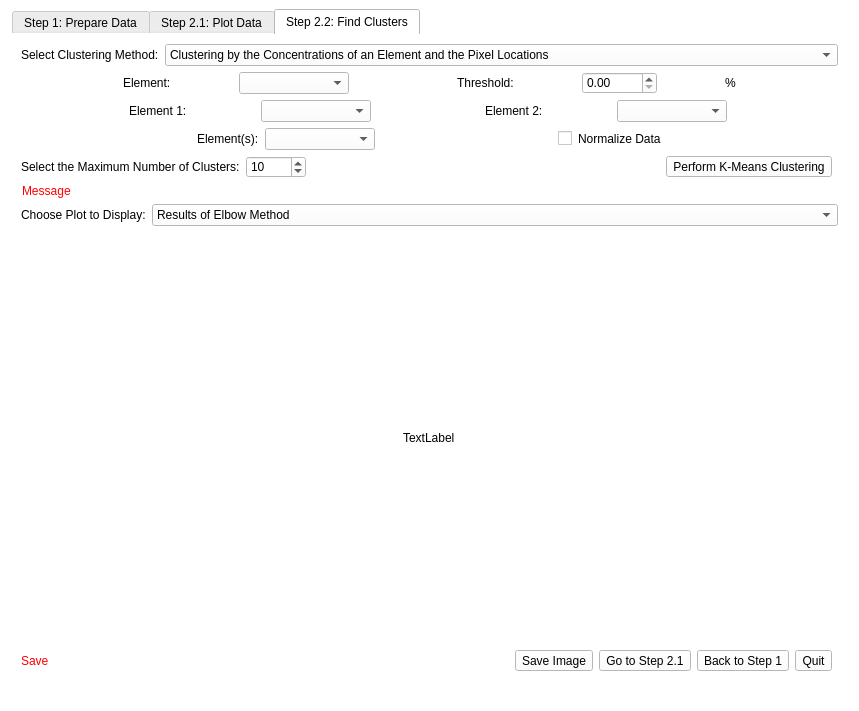
<?xml version="1.0" encoding="UTF-8"?>
<ui version="4.0">
 <class>MainWindow</class>
 <widget class="QMainWindow" name="MainWindow">
  <property name="geometry">
   <rect>
    <x>0</x>
    <y>0</y>
    <width>859</width>
    <height>711</height>
   </rect>
  </property>
  <property name="windowTitle">
   <string>MainWindow</string>
  </property>
  <property name="styleSheet">
   <string notr="true">background-color: rgb(255, 255, 255);
alternate-background-color: rgb(125, 128, 128);
border-color: rgb(125, 128, 128);
color: rgb(0, 0, 0);
selection-color: rgba(0, 0, 0, 128);
selection-background-color: rgba(125, 128, 128, 128);</string>
  </property>
  <widget class="QWidget" name="centralwidget">
   <layout class="QGridLayout" name="gridLayout">
    <item row="0" column="0">
     <widget class="QTabWidget" name="tabWidget">
      <property name="sizePolicy">
       <sizepolicy hsizetype="Expanding" vsizetype="Expanding">
        <horstretch>110</horstretch>
        <verstretch>0</verstretch>
       </sizepolicy>
      </property>
      <property name="maximumSize">
       <size>
        <width>835</width>
        <height>16777215</height>
       </size>
      </property>
      <property name="styleSheet">
       <string notr="true">border-color: rgb(125, 128, 128);
border-right-color: rgb(125, 128, 128);
border-top-color: rgb(125, 128, 128);</string>
      </property>
      <property name="currentIndex">
       <number>2</number>
      </property>
      <widget class="QWidget" name="tab_step1">
       <attribute name="title">
        <string>Step 1: Prepare Data</string>
       </attribute>
       <layout class="QVBoxLayout" name="verticalLayout_3">
        <item>
         <spacer name="horizontalSpacer1">
          <property name="orientation">
           <enum>Qt::Horizontal</enum>
          </property>
          <property name="sizeHint" stdset="0">
           <size>
            <width>40</width>
            <height>20</height>
           </size>
          </property>
         </spacer>
        </item>
        <item>
         <layout class="QHBoxLayout" name="horizontalLayout15">
          <item>
           <widget class="QLabel" name="label18">
            <property name="text">
             <string>Select the Type of Input Data:</string>
            </property>
           </widget>
          </item>
         </layout>
        </item>
        <item>
         <widget class="QRadioButton" name="radioButton_directory">
          <property name="text">
           <string>A Directory Containing .txt Files</string>
          </property>
         </widget>
        </item>
        <item>
         <widget class="QRadioButton" name="radioButton_pckl">
          <property name="text">
           <string>A .pckl File That Stores a Variable of Class ElementBook</string>
          </property>
         </widget>
        </item>
        <item>
         <layout class="QHBoxLayout" name="horizontalLayout1">
          <item>
           <widget class="QLabel" name="label1">
            <property name="sizePolicy">
             <sizepolicy hsizetype="Maximum" vsizetype="Preferred">
              <horstretch>0</horstretch>
              <verstretch>0</verstretch>
             </sizepolicy>
            </property>
            <property name="maximumSize">
             <size>
              <width>98</width>
              <height>16777215</height>
             </size>
            </property>
            <property name="text">
             <string>Get Data From:   </string>
            </property>
           </widget>
          </item>
          <item>
           <widget class="QLineEdit" name="lineEdit_path1"/>
          </item>
          <item>
           <widget class="QToolButton" name="toolButton_browse1">
            <property name="text">
             <string>Browse</string>
            </property>
           </widget>
          </item>
         </layout>
        </item>
        <item>
         <layout class="QHBoxLayout" name="horizontalLayout2">
          <item>
           <widget class="QLabel" name="label2">
            <property name="sizePolicy">
             <sizepolicy hsizetype="Preferred" vsizetype="Preferred">
              <horstretch>0</horstretch>
              <verstretch>0</verstretch>
             </sizepolicy>
            </property>
            <property name="maximumSize">
             <size>
              <width>100</width>
              <height>16777215</height>
             </size>
            </property>
            <property name="text">
             <string>Save Images To:</string>
            </property>
           </widget>
          </item>
          <item>
           <widget class="QLineEdit" name="lineEdit_path2"/>
          </item>
          <item>
           <widget class="QToolButton" name="toolButton_browse2">
            <property name="text">
             <string>Browse</string>
            </property>
           </widget>
          </item>
         </layout>
        </item>
        <item>
         <widget class="QWidget" name="widget_thresholdData" native="true">
          <layout class="QHBoxLayout" name="horizontalLayout3">
           <property name="leftMargin">
            <number>2</number>
           </property>
           <property name="topMargin">
            <number>0</number>
           </property>
           <property name="rightMargin">
            <number>0</number>
           </property>
           <property name="bottomMargin">
            <number>0</number>
           </property>
           <item>
            <widget class="QLabel" name="label3">
             <property name="text">
              <string>Threshold:</string>
             </property>
            </widget>
           </item>
           <item>
            <widget class="QDoubleSpinBox" name="doubleSpinBox_thresholdData">
             <property name="sizePolicy">
              <sizepolicy hsizetype="Maximum" vsizetype="Fixed">
               <horstretch>100</horstretch>
               <verstretch>0</verstretch>
              </sizepolicy>
             </property>
             <property name="maximumSize">
              <size>
               <width>190</width>
               <height>16777215</height>
              </size>
             </property>
             <property name="decimals">
              <number>15</number>
             </property>
             <property name="maximum">
              <double>1000.000000000000000</double>
             </property>
             <property name="value">
              <double>0.000000000000000</double>
             </property>
            </widget>
           </item>
           <item>
            <widget class="QLabel" name="label4">
             <property name="text">
              <string>units</string>
             </property>
            </widget>
           </item>
           <item>
            <spacer name="horizontalSpacer2">
             <property name="orientation">
              <enum>Qt::Horizontal</enum>
             </property>
             <property name="sizeHint" stdset="0">
              <size>
               <width>40</width>
               <height>20</height>
              </size>
             </property>
            </spacer>
           </item>
          </layout>
         </widget>
        </item>
        <item>
         <layout class="QHBoxLayout" name="horizontalLayout4">
          <item>
           <widget class="QLabel" name="label_error">
            <property name="styleSheet">
             <string notr="true">color: rgb(255, 0, 0);</string>
            </property>
            <property name="text">
             <string>Error Message</string>
            </property>
           </widget>
          </item>
          <item>
           <widget class="QToolButton" name="toolButton_checkInputs">
            <property name="text">
             <string>Check Inputs</string>
            </property>
           </widget>
          </item>
         </layout>
        </item>
        <item>
         <layout class="QHBoxLayout" name="horizontalLayout17">
          <item>
           <widget class="QLabel" name="label_warning">
            <property name="styleSheet">
             <string notr="true">color: rgb(255, 0, 0);</string>
            </property>
            <property name="text">
             <string>Warning</string>
            </property>
           </widget>
          </item>
         </layout>
        </item>
        <item>
         <spacer name="verticalSpacer3">
          <property name="orientation">
           <enum>Qt::Vertical</enum>
          </property>
          <property name="sizeHint" stdset="0">
           <size>
            <width>20</width>
            <height>40</height>
           </size>
          </property>
         </spacer>
        </item>
        <item>
         <layout class="QHBoxLayout" name="horizontalLayout5">
          <item>
           <spacer name="horizontalSpacer4">
            <property name="orientation">
             <enum>Qt::Horizontal</enum>
            </property>
            <property name="sizeHint" stdset="0">
             <size>
              <width>40</width>
              <height>20</height>
             </size>
            </property>
           </spacer>
          </item>
          <item>
           <widget class="QToolButton" name="toolButton_1to21">
            <property name="text">
             <string>Go to Step 2.1</string>
            </property>
           </widget>
          </item>
          <item>
           <widget class="QToolButton" name="toolButton_1to22">
            <property name="text">
             <string>Go to Step 2.2</string>
            </property>
           </widget>
          </item>
          <item>
           <widget class="QToolButton" name="toolButton_quit1">
            <property name="text">
             <string>Quit</string>
            </property>
           </widget>
          </item>
         </layout>
        </item>
        <item>
         <spacer name="horizontalSpacer17">
          <property name="orientation">
           <enum>Qt::Horizontal</enum>
          </property>
          <property name="sizeHint" stdset="0">
           <size>
            <width>40</width>
            <height>20</height>
           </size>
          </property>
         </spacer>
        </item>
        <item>
         <widget class="Line" name="line">
          <property name="orientation">
           <enum>Qt::Horizontal</enum>
          </property>
         </widget>
        </item>
        <item>
         <layout class="QHBoxLayout" name="horizontalLayout16">
          <item>
           <widget class="QLabel" name="label5">
            <property name="text">
             <string>NOTES</string>
            </property>
           </widget>
          </item>
         </layout>
        </item>
        <item>
         <widget class="QLabel" name="label6">
          <property name="text">
           <string>° Threshold is used to reduce noises in X-Ray signals. Any concentrations lower than the chosen threshold value will be set to zero.</string>
          </property>
         </widget>
        </item>
        <item>
         <widget class="QLabel" name="label7">
          <property name="text">
           <string>° After filling in the information, press 'Check Inputs' to see if any errors are produced while loading the data into the program.</string>
          </property>
         </widget>
        </item>
       </layout>
      </widget>
      <widget class="QWidget" name="tab_step21">
       <attribute name="title">
        <string>Step 2.1: Plot Data</string>
       </attribute>
       <layout class="QVBoxLayout" name="verticalLayout_5">
        <item>
         <layout class="QVBoxLayout" name="verticalLayout6">
          <property name="leftMargin">
           <number>3</number>
          </property>
          <property name="rightMargin">
           <number>3</number>
          </property>
          <item>
           <layout class="QHBoxLayout" name="horizontalLayout7">
            <property name="rightMargin">
             <number>6</number>
            </property>
            <item>
             <widget class="QWidget" name="widget8" native="true">
              <layout class="QHBoxLayout" name="horizontalLayout_14">
               <property name="leftMargin">
                <number>0</number>
               </property>
               <property name="rightMargin">
                <number>0</number>
               </property>
               <item>
                <spacer name="horizontalSpacer18">
                 <property name="orientation">
                  <enum>Qt::Horizontal</enum>
                 </property>
                 <property name="sizeHint" stdset="0">
                  <size>
                   <width>40</width>
                   <height>20</height>
                  </size>
                 </property>
                </spacer>
               </item>
               <item>
                <widget class="QLabel" name="label8">
                 <property name="sizePolicy">
                  <sizepolicy hsizetype="Maximum" vsizetype="Preferred">
                   <horstretch>0</horstretch>
                   <verstretch>2</verstretch>
                  </sizepolicy>
                 </property>
                 <property name="maximumSize">
                  <size>
                   <width>112</width>
                   <height>16777215</height>
                  </size>
                 </property>
                 <property name="text">
                  <string>Select an Element:</string>
                 </property>
                </widget>
               </item>
               <item>
                <widget class="QComboBox" name="comboBox_elementPlot">
                 <property name="sizePolicy">
                  <sizepolicy hsizetype="Maximum" vsizetype="Fixed">
                   <horstretch>110</horstretch>
                   <verstretch>0</verstretch>
                  </sizepolicy>
                 </property>
                 <property name="maximumSize">
                  <size>
                   <width>110</width>
                   <height>16777215</height>
                  </size>
                 </property>
                </widget>
               </item>
               <item>
                <widget class="QToolButton" name="toolButton_plotData">
                 <property name="text">
                  <string>Plot Data</string>
                 </property>
                </widget>
               </item>
               <item>
                <spacer name="horizontalSpacer5">
                 <property name="orientation">
                  <enum>Qt::Horizontal</enum>
                 </property>
                 <property name="sizeHint" stdset="0">
                  <size>
                   <width>40</width>
                   <height>20</height>
                  </size>
                 </property>
                </spacer>
               </item>
              </layout>
             </widget>
            </item>
           </layout>
          </item>
          <item alignment="Qt::AlignHCenter">
           <widget class="QLabel" name="label_errorPlot">
            <property name="styleSheet">
             <string notr="true">color: rgb(255, 0, 0);</string>
            </property>
            <property name="text">
             <string>Message</string>
            </property>
           </widget>
          </item>
          <item alignment="Qt::AlignHCenter|Qt::AlignVCenter">
           <widget class="QLabel" name="label_image1">
            <property name="sizePolicy">
             <sizepolicy hsizetype="Preferred" vsizetype="Maximum">
              <horstretch>0</horstretch>
              <verstretch>100</verstretch>
             </sizepolicy>
            </property>
            <property name="maximumSize">
             <size>
              <width>16777215</width>
              <height>500</height>
             </size>
            </property>
            <property name="text">
             <string>TextLabel</string>
            </property>
           </widget>
          </item>
          <item>
           <layout class="QHBoxLayout" name="horizontalLayout9">
            <property name="rightMargin">
             <number>6</number>
            </property>
            <item>
             <widget class="QLabel" name="label_save1">
              <property name="styleSheet">
               <string notr="true">color: rgb(255, 0, 0);</string>
              </property>
              <property name="text">
               <string>Save</string>
              </property>
             </widget>
            </item>
            <item>
             <widget class="QToolButton" name="toolButton_savePlot">
              <property name="text">
               <string>Save Image</string>
              </property>
             </widget>
            </item>
            <item>
             <widget class="QToolButton" name="toolButton_21to22">
              <property name="text">
               <string>Go to Step 2.2</string>
              </property>
             </widget>
            </item>
            <item>
             <widget class="QToolButton" name="toolButton_21to1">
              <property name="text">
               <string>Back to Step 1</string>
              </property>
             </widget>
            </item>
            <item>
             <widget class="QToolButton" name="toolButton_quit2">
              <property name="text">
               <string>Quit</string>
              </property>
             </widget>
            </item>
           </layout>
          </item>
         </layout>
        </item>
       </layout>
      </widget>
      <widget class="QWidget" name="tab_step22">
       <attribute name="title">
        <string>Step 2.2: Find Clusters</string>
       </attribute>
       <layout class="QVBoxLayout" name="verticalLayout_7">
        <item>
         <layout class="QVBoxLayout" name="verticalLayout10">
          <property name="leftMargin">
           <number>0</number>
          </property>
          <item>
           <layout class="QHBoxLayout" name="horizontalLayout11">
            <item>
             <widget class="QLabel" name="label9">
              <property name="sizePolicy">
               <sizepolicy hsizetype="Maximum" vsizetype="Fixed">
                <horstretch>0</horstretch>
                <verstretch>0</verstretch>
               </sizepolicy>
              </property>
              <property name="maximumSize">
               <size>
                <width>16777215</width>
                <height>16777215</height>
               </size>
              </property>
              <property name="text">
               <string>Select Clustering Method:</string>
              </property>
             </widget>
            </item>
            <item>
             <widget class="QComboBox" name="comboBox_clusteringMethods">
              <item>
               <property name="text">
                <string>Clustering by the Concentrations of an Element and the Pixel Locations</string>
               </property>
              </item>
              <item>
               <property name="text">
                <string>Clustering With a Pair of Elements by Their Concentrations</string>
               </property>
              </item>
              <item>
               <property name="text">
                <string>Clustering by the Sum of Concentrations of Elements in a Set</string>
               </property>
              </item>
             </widget>
            </item>
           </layout>
          </item>
          <item>
           <widget class="QWidget" name="widget_clusters1" native="true">
            <layout class="QHBoxLayout" name="horizontalLayout_9">
             <property name="leftMargin">
              <number>0</number>
             </property>
             <property name="topMargin">
              <number>0</number>
             </property>
             <property name="rightMargin">
              <number>0</number>
             </property>
             <property name="bottomMargin">
              <number>0</number>
             </property>
             <item>
              <spacer name="horizontalSpacer7">
               <property name="orientation">
                <enum>Qt::Horizontal</enum>
               </property>
               <property name="sizeType">
                <enum>QSizePolicy::Preferred</enum>
               </property>
               <property name="sizeHint" stdset="0">
                <size>
                 <width>40</width>
                 <height>20</height>
                </size>
               </property>
              </spacer>
             </item>
             <item>
              <widget class="QLabel" name="label10">
               <property name="sizePolicy">
                <sizepolicy hsizetype="Maximum" vsizetype="Preferred">
                 <horstretch>0</horstretch>
                 <verstretch>0</verstretch>
                </sizepolicy>
               </property>
               <property name="text">
                <string>Element:</string>
               </property>
              </widget>
             </item>
             <item>
              <widget class="QComboBox" name="comboBox_elementClusters1">
               <property name="sizePolicy">
                <sizepolicy hsizetype="Maximum" vsizetype="Fixed">
                 <horstretch>0</horstretch>
                 <verstretch>0</verstretch>
                </sizepolicy>
               </property>
               <property name="maximumSize">
                <size>
                 <width>110</width>
                 <height>16777215</height>
                </size>
               </property>
              </widget>
             </item>
             <item>
              <spacer name="horizontalSpacer8">
               <property name="orientation">
                <enum>Qt::Horizontal</enum>
               </property>
               <property name="sizeType">
                <enum>QSizePolicy::Preferred</enum>
               </property>
               <property name="sizeHint" stdset="0">
                <size>
                 <width>40</width>
                 <height>20</height>
                </size>
               </property>
              </spacer>
             </item>
             <item>
              <widget class="QLabel" name="label11">
               <property name="sizePolicy">
                <sizepolicy hsizetype="Maximum" vsizetype="Preferred">
                 <horstretch>0</horstretch>
                 <verstretch>0</verstretch>
                </sizepolicy>
               </property>
               <property name="text">
                <string>Threshold:</string>
               </property>
              </widget>
             </item>
             <item>
              <widget class="QDoubleSpinBox" name="doubleSpinBox_thresholdClusters1">
               <property name="sizePolicy">
                <sizepolicy hsizetype="Maximum" vsizetype="Fixed">
                 <horstretch>30</horstretch>
                 <verstretch>0</verstretch>
                </sizepolicy>
               </property>
               <property name="maximumSize">
                <size>
                 <width>75</width>
                 <height>16777215</height>
                </size>
               </property>
               <property name="maximum">
                <double>100.000000000000000</double>
               </property>
              </widget>
             </item>
             <item>
              <widget class="QLabel" name="label12">
               <property name="sizePolicy">
                <sizepolicy hsizetype="Maximum" vsizetype="Preferred">
                 <horstretch>0</horstretch>
                 <verstretch>0</verstretch>
                </sizepolicy>
               </property>
               <property name="text">
                <string>%</string>
               </property>
              </widget>
             </item>
             <item>
              <spacer name="horizontalSpacer9">
               <property name="orientation">
                <enum>Qt::Horizontal</enum>
               </property>
               <property name="sizeType">
                <enum>QSizePolicy::Preferred</enum>
               </property>
               <property name="sizeHint" stdset="0">
                <size>
                 <width>40</width>
                 <height>20</height>
                </size>
               </property>
              </spacer>
             </item>
            </layout>
           </widget>
          </item>
          <item>
           <widget class="QWidget" name="widget_clusters2" native="true">
            <layout class="QHBoxLayout" name="horizontalLayout_13">
             <property name="leftMargin">
              <number>0</number>
             </property>
             <property name="topMargin">
              <number>0</number>
             </property>
             <property name="rightMargin">
              <number>0</number>
             </property>
             <property name="bottomMargin">
              <number>0</number>
             </property>
             <item>
              <spacer name="horizontalSpacer10">
               <property name="orientation">
                <enum>Qt::Horizontal</enum>
               </property>
               <property name="sizeType">
                <enum>QSizePolicy::Preferred</enum>
               </property>
               <property name="sizeHint" stdset="0">
                <size>
                 <width>40</width>
                 <height>20</height>
                </size>
               </property>
              </spacer>
             </item>
             <item>
              <widget class="QLabel" name="label13">
               <property name="sizePolicy">
                <sizepolicy hsizetype="Maximum" vsizetype="Preferred">
                 <horstretch>100</horstretch>
                 <verstretch>0</verstretch>
                </sizepolicy>
               </property>
               <property name="maximumSize">
                <size>
                 <width>16777215</width>
                 <height>16777215</height>
                </size>
               </property>
               <property name="text">
                <string>Element 1:</string>
               </property>
              </widget>
             </item>
             <item>
              <widget class="QComboBox" name="comboBox_element1Clusters2">
               <property name="maximumSize">
                <size>
                 <width>110</width>
                 <height>16777215</height>
                </size>
               </property>
              </widget>
             </item>
             <item>
              <spacer name="horizontalSpacer11">
               <property name="orientation">
                <enum>Qt::Horizontal</enum>
               </property>
               <property name="sizeType">
                <enum>QSizePolicy::Preferred</enum>
               </property>
               <property name="sizeHint" stdset="0">
                <size>
                 <width>40</width>
                 <height>20</height>
                </size>
               </property>
              </spacer>
             </item>
             <item>
              <widget class="QLabel" name="label14">
               <property name="sizePolicy">
                <sizepolicy hsizetype="Maximum" vsizetype="Preferred">
                 <horstretch>99</horstretch>
                 <verstretch>0</verstretch>
                </sizepolicy>
               </property>
               <property name="maximumSize">
                <size>
                 <width>16777215</width>
                 <height>16777215</height>
                </size>
               </property>
               <property name="text">
                <string>Element 2:</string>
               </property>
              </widget>
             </item>
             <item>
              <widget class="QComboBox" name="comboBox_element2Clusters2">
               <property name="maximumSize">
                <size>
                 <width>110</width>
                 <height>16777215</height>
                </size>
               </property>
              </widget>
             </item>
             <item>
              <spacer name="horizontalSpacer12">
               <property name="orientation">
                <enum>Qt::Horizontal</enum>
               </property>
               <property name="sizeType">
                <enum>QSizePolicy::Preferred</enum>
               </property>
               <property name="sizeHint" stdset="0">
                <size>
                 <width>40</width>
                 <height>20</height>
                </size>
               </property>
              </spacer>
             </item>
            </layout>
           </widget>
          </item>
          <item>
           <widget class="QWidget" name="widget_clusters3" native="true">
            <layout class="QHBoxLayout" name="horizontalLayout_15">
             <property name="leftMargin">
              <number>0</number>
             </property>
             <property name="topMargin">
              <number>0</number>
             </property>
             <property name="rightMargin">
              <number>0</number>
             </property>
             <property name="bottomMargin">
              <number>0</number>
             </property>
             <item>
              <spacer name="horizontalSpacer13">
               <property name="orientation">
                <enum>Qt::Horizontal</enum>
               </property>
               <property name="sizeHint" stdset="0">
                <size>
                 <width>40</width>
                 <height>20</height>
                </size>
               </property>
              </spacer>
             </item>
             <item>
              <widget class="QLabel" name="label15">
               <property name="text">
                <string>Element(s):</string>
               </property>
              </widget>
             </item>
             <item>
              <widget class="QComboBox" name="comboBox_elementsClusters3">
               <property name="sizePolicy">
                <sizepolicy hsizetype="Maximum" vsizetype="Fixed">
                 <horstretch>110</horstretch>
                 <verstretch>0</verstretch>
                </sizepolicy>
               </property>
               <property name="maximumSize">
                <size>
                 <width>110</width>
                 <height>16777215</height>
                </size>
               </property>
              </widget>
             </item>
             <item>
              <spacer name="horizontalSpacer14">
               <property name="orientation">
                <enum>Qt::Horizontal</enum>
               </property>
               <property name="sizeHint" stdset="0">
                <size>
                 <width>40</width>
                 <height>20</height>
                </size>
               </property>
              </spacer>
             </item>
             <item>
              <widget class="QCheckBox" name="checkBox_normalize">
               <property name="text">
                <string>Normalize Data</string>
               </property>
              </widget>
             </item>
             <item>
              <spacer name="horizontalSpacer15">
               <property name="orientation">
                <enum>Qt::Horizontal</enum>
               </property>
               <property name="sizeHint" stdset="0">
                <size>
                 <width>40</width>
                 <height>20</height>
                </size>
               </property>
              </spacer>
             </item>
            </layout>
           </widget>
          </item>
          <item>
           <layout class="QHBoxLayout" name="horizontalLayout12">
            <property name="rightMargin">
             <number>6</number>
            </property>
            <item>
             <widget class="QLabel" name="label16">
              <property name="text">
               <string>Select the Maximum Number of Clusters:</string>
              </property>
             </widget>
            </item>
            <item>
             <widget class="QSpinBox" name="spinBox_maxClusters">
              <property name="sizePolicy">
               <sizepolicy hsizetype="Maximum" vsizetype="Fixed">
                <horstretch>40</horstretch>
                <verstretch>0</verstretch>
               </sizepolicy>
              </property>
              <property name="maximumSize">
               <size>
                <width>60</width>
                <height>16777215</height>
               </size>
              </property>
              <property name="maximum">
               <number>100</number>
              </property>
              <property name="value">
               <number>10</number>
              </property>
             </widget>
            </item>
            <item>
             <spacer name="horizontalSpacer16">
              <property name="orientation">
               <enum>Qt::Horizontal</enum>
              </property>
              <property name="sizeHint" stdset="0">
               <size>
                <width>40</width>
                <height>20</height>
               </size>
              </property>
             </spacer>
            </item>
            <item>
             <widget class="QToolButton" name="toolButton_findClusters">
              <property name="text">
               <string>Perform K-Means Clustering</string>
              </property>
             </widget>
            </item>
           </layout>
          </item>
          <item>
           <widget class="QWidget" name="widget_message" native="true">
            <layout class="QHBoxLayout" name="horizontalLayout">
             <property name="leftMargin">
              <number>1</number>
             </property>
             <property name="topMargin">
              <number>0</number>
             </property>
             <property name="rightMargin">
              <number>0</number>
             </property>
             <property name="bottomMargin">
              <number>0</number>
             </property>
             <item>
              <widget class="QLabel" name="label_message">
               <property name="styleSheet">
                <string notr="true">color: rgb(255, 0, 0);</string>
               </property>
               <property name="text">
                <string>Message</string>
               </property>
              </widget>
             </item>
            </layout>
           </widget>
          </item>
          <item>
           <layout class="QHBoxLayout" name="horizontalLayout13">
            <item>
             <widget class="QLabel" name="label17">
              <property name="sizePolicy">
               <sizepolicy hsizetype="Maximum" vsizetype="Preferred">
                <horstretch>0</horstretch>
                <verstretch>0</verstretch>
               </sizepolicy>
              </property>
              <property name="maximumSize">
               <size>
                <width>16777215</width>
                <height>16777215</height>
               </size>
              </property>
              <property name="text">
               <string>Choose Plot to Display:</string>
              </property>
             </widget>
            </item>
            <item>
             <widget class="QComboBox" name="comboBox_images">
              <item>
               <property name="text">
                <string>Results of Elbow Method</string>
               </property>
              </item>
              <item>
               <property name="text">
                <string>Silhouette Coefficients</string>
               </property>
              </item>
              <item>
               <property name="text">
                <string>Clusters on Actual Scan</string>
               </property>
              </item>
              <item>
               <property name="text">
                <string>Clusters on Scatterplot</string>
               </property>
              </item>
             </widget>
            </item>
           </layout>
          </item>
          <item alignment="Qt::AlignHCenter|Qt::AlignVCenter">
           <widget class="QLabel" name="label_image2">
            <property name="sizePolicy">
             <sizepolicy hsizetype="Preferred" vsizetype="Maximum">
              <horstretch>0</horstretch>
              <verstretch>100</verstretch>
             </sizepolicy>
            </property>
            <property name="maximumSize">
             <size>
              <width>16777215</width>
              <height>500</height>
             </size>
            </property>
            <property name="text">
             <string>TextLabel</string>
            </property>
           </widget>
          </item>
          <item>
           <layout class="QHBoxLayout" name="horizontalLayout14">
            <property name="rightMargin">
             <number>6</number>
            </property>
            <item>
             <widget class="QLabel" name="label_save2">
              <property name="styleSheet">
               <string notr="true">color: rgb(255, 0, 0);</string>
              </property>
              <property name="text">
               <string>Save</string>
              </property>
             </widget>
            </item>
            <item>
             <widget class="QToolButton" name="toolButton_saveClusters">
              <property name="text">
               <string>Save Image</string>
              </property>
             </widget>
            </item>
            <item>
             <widget class="QToolButton" name="toolButton_22to21">
              <property name="text">
               <string>Go to Step 2.1</string>
              </property>
             </widget>
            </item>
            <item>
             <widget class="QToolButton" name="toolButton_22to1">
              <property name="text">
               <string>Back to Step 1</string>
              </property>
             </widget>
            </item>
            <item>
             <widget class="QToolButton" name="toolButton_quit3">
              <property name="text">
               <string>Quit</string>
              </property>
             </widget>
            </item>
           </layout>
          </item>
         </layout>
        </item>
       </layout>
      </widget>
     </widget>
    </item>
   </layout>
  </widget>
  <widget class="QStatusBar" name="statusbar"/>
  <action name="actionReset">
   <property name="text">
    <string>Reset</string>
   </property>
  </action>
  <action name="actionQuit">
   <property name="text">
    <string>Quit</string>
   </property>
  </action>
 </widget>
 <resources/>
 <connections/>
</ui>
